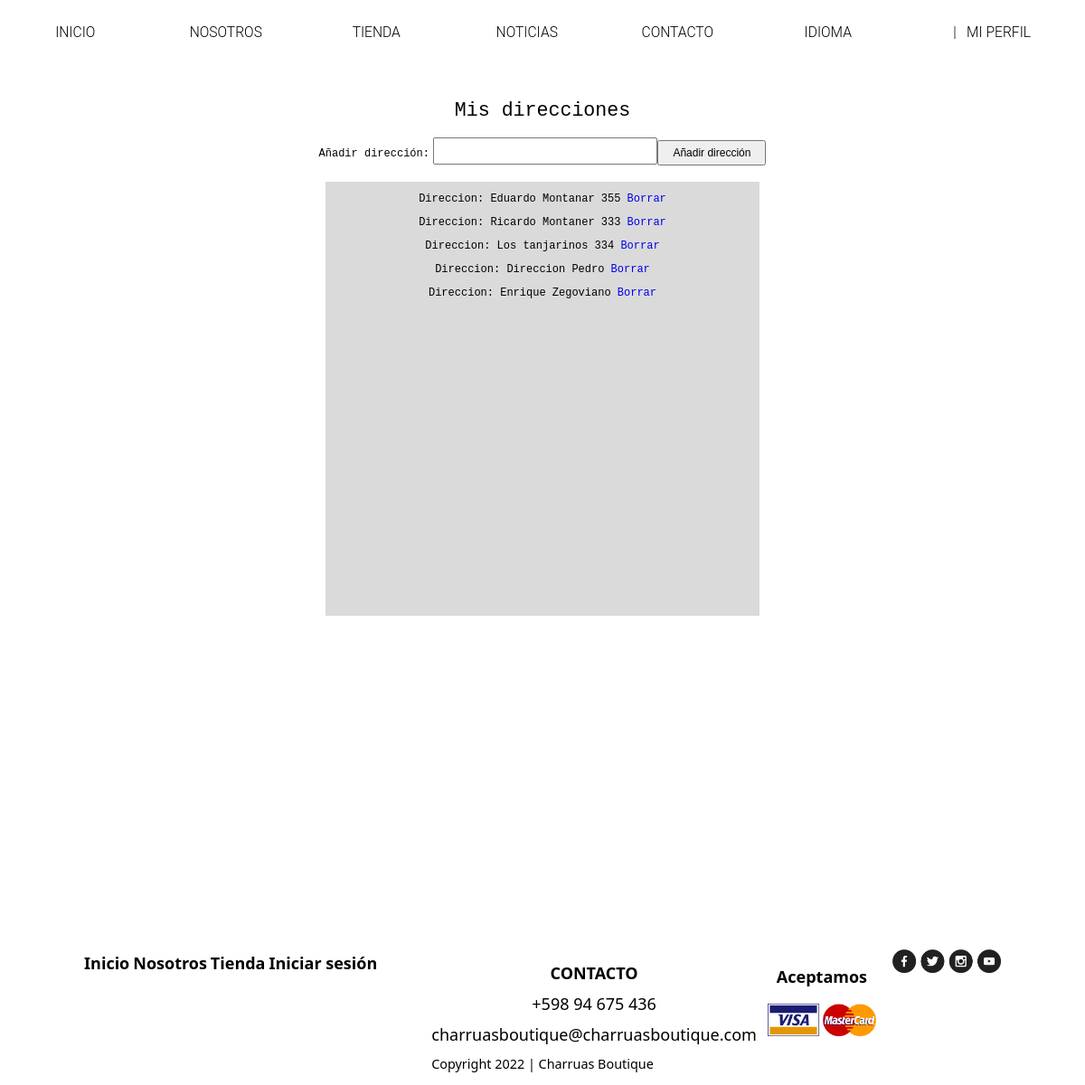
The page /direcciones?uid=12 (signed in) on the database as committed earlier.
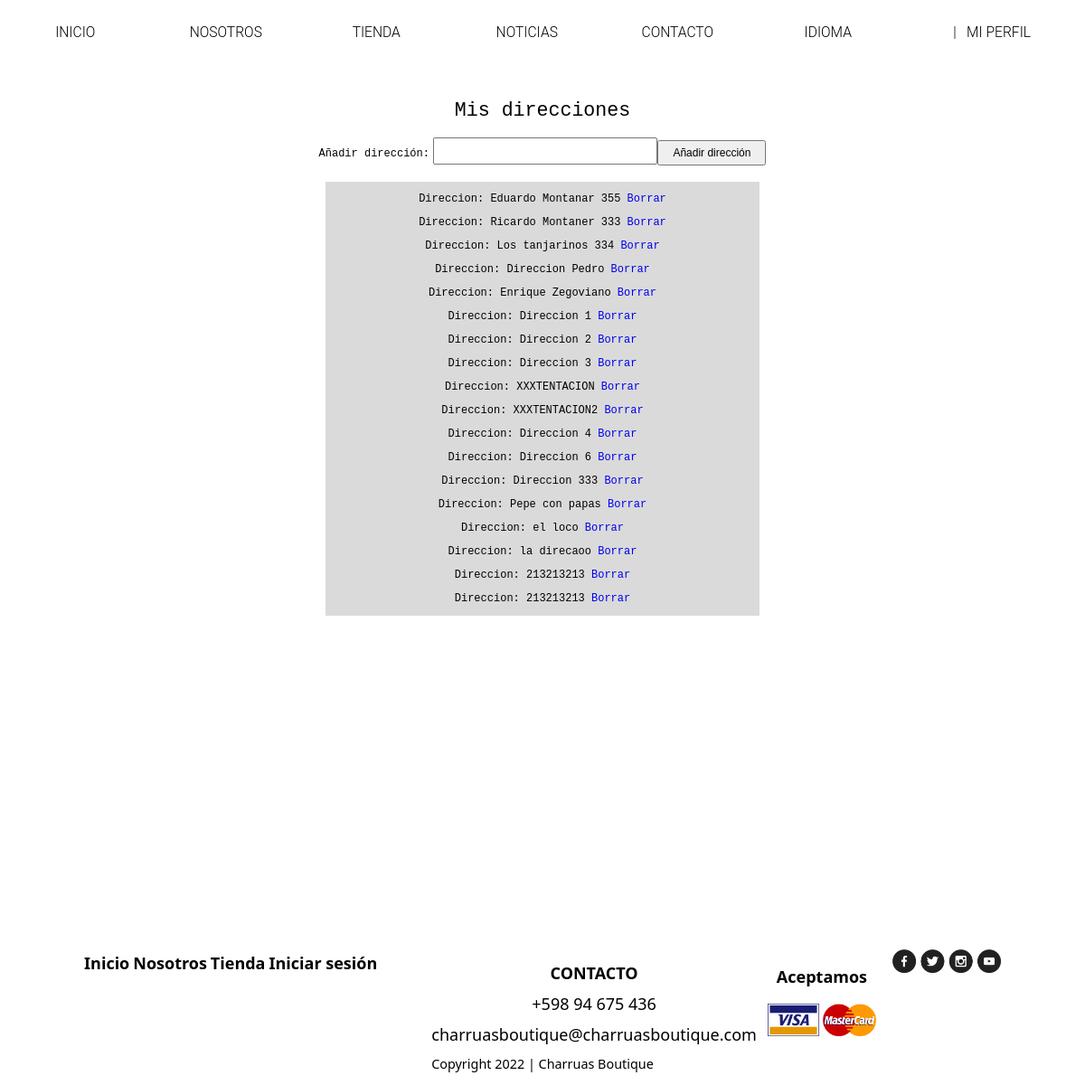
The same page on the database as committed later.
### tables this page shows
CREATE TABLE `USUARIOS_Direcciones` (
  `duid` int(11) NOT NULL,
  `uid` int(11) NOT NULL,
  `direccion` varchar(80) NOT NULL
);

### libs/controller.php (called while the page is built, shortened)
<?php
class Controller
{
    public function loadModel($model)
    {
        $url = 'models/' . ucfirst($model) . '_Model.php';
    }
}

### libs/view.php (called while the page is built, shortened)
<?php
class View
{
    public function render($nombre)
    {
        require 'views/' . $nombre . '.php';
    }
}

### controllers/Direcciones_Controller.php (called while the page is built, shortened)
<?php
class Direcciones_Controller extends controller
{
    public function render()
    {
        $this->view->render('login/direcciones');
    }
}

### index.php (called while the page is built, shortened)
<?php
require 'libs/controller.php';
require 'libs/view.php';
require 'libs/app.php';
$app = new App();

### traduccion/Translate.php (called while the page is built, shortened)
<?php
class Translate
{
    protected static $conf;
    public static function init($locale = null, $path = null)
    {
        self::$conf = new \stdClass;
    }
    private static function setLocale($locale = null)
    {
        isset($locale)
        ? self::$conf->locale = $locale
        : self::$conf->locale = null;
    }
    private static function setDictionary($path = null)
    {
        isset($path)
        ? self::$conf->dictionary = include $path
        : self::$conf->dictionary = null;
    }
    public static function __($phrase)
    {
        if (isset(self::$conf->locale) && isset(self::$conf->dictionary)) {
            return self::$conf->dictionary[$phrase];
        } else {
            return $phrase;
        }
    }
}

### views/login/direcciones.php (the view, shortened to what this page needs)
<?php
require_once 'traduccion/Translate.php';
$existe = False;
require 'libs/connect.php';
if (isset($_SESSION['uid'])) {
    $records = $conn->prepare('SELECT * FROM USUARIOS WHERE uid = :id');
    $records->bindParam(':id', $_SESSION['uid']);
    $records->execute();
    $results = $records->fetch(PDO::FETCH_ASSOC);
    $records = $conn->prepare('SELECT * FROM USUARIOS_Direcciones WHERE uid = :id');
    $records->bindParam(':id', $_SESSION['uid']);
    $records->execute();
    $results = $records->fetchAll(PDO::FETCH_ASSOC);
    $direcciones = null;
    if (count($results) > 0) {
        $direcciones = $results;
        $existe = True;
    }
} else {
    Header('Location: login');
}
?>
<!DOCTYPE html>
<html lang="en">
<head>
    <link rel="stylesheet" href="public/css/login/direcciones.css">
    <link rel="stylesheet" href="public/css/index/headerblack.css">
    <link rel="stylesheet" href="public/css/index/footer.css">
</head>
<body>
<?php
if (($_GET['uid']) == ($_SESSION['uid'])): ?>
  <?php include "views/index/header.php";?>
  <h1 id="title"><?=Translate::__('misdirecciones');?></h1>
  <form action="" method="post" enctype="multipart/form-data" name="form2" id="form2">
  <p>
    <label for="textfield2" class="campo">
    <?=Translate::__('anadirdireccion');?>:</label><br>
      <input type="text" name="direccion" id="textfield" /><input type="submit" name="añadir" value="<?=Translate::__('anadirdireccion');?>" />
    </p>
</form>
    <?php
    if ($existe == true) {
      ?>
    <section id="direcciones"> <?php
    foreach($direcciones as $row){ ?>
        <p><?=Translate::__('direccion');?>: <?php echo $row['direccion'] ?><a href="direcciones?uid=<?php echo $_SESSION['uid'] ?>&borrar=<?php echo $row['duid']; ?>" onclick="return Confirmar (this.form)">&nbsp<?=Translate::__('borrar');?></a>
    <?php }
    ?> </section> <?php }
    ?>
  <?php else: ?>
  <?php header('Location: ../ecommerce');?>
  <?php endif;?>
  <?php include "views/index/footer.php";?>
</body>
</html>

### libs/app.php (shortened to what this page needs)
<?php
class App
{
    public function __construct()
    {
        $url = isset($_GET['url']) ? $_GET['url'] : null;
        $url = rtrim($url, '/');
        $url = explode('/', $url);
        if (empty($url[0])) {
            $archivoController = 'controllers/Index_Controller.php';
            require $archivoController;
            $controller = new Index_Controller();
            $controller->loadModel('index');
            $controller->render();
            return false;
        } else {
            $archivoController = 'controllers/' . ucfirst($url[0]) . '_Controller.php';
        }
        if (file_exists($archivoController)) {
            $controller = new $controllerName();
            $controller->loadModel($url[0]);
            $nparam = sizeof($url);
            if ($nparam > 1) {
                if ($nparam > 2) {
                    $param = [];
                    for ($i = 2; $i < $nparam; $i++) {
                        array_push($param, $url[$i]);
                    }
                    $controller->{$url[1]}($param);
                } else {
                    $controller->{$url[1]}();
                }
            } else {
                $controller->render();
            }
        } else {
            $controller = new Errores_Controller();
        }
    }
}

### views/index/header.php (shortened to what this page needs)
<?php
require_once 'traduccion/Translate.php';
;?>
<nav class="noselect">
  <ul class="main-menu" id="main-menu">
    <li><a href="<?php echo constant('URL'); ?>"><?=Translate::__('inicio');?></a></li>
    <li><a href="<?php echo constant('URL'); ?>nosotros"><?=Translate::__('nosotros');?></a></li>
    <li><a href="<?php echo constant('URL'); ?>carrito/market"><?=Translate::__('tienda');?></a></li>
    <li><a href=""><?=Translate::__('noticias');?></a></li>
    <li><a href=""><?=Translate::__('contacto');?></a></li>
    <li><a id="idioma"><button onclick="mostraridiomas()" class="dropbtnLan"><?=Translate::__('idioma');?></button></a></li>
    <?php if (isset($_SESSION['uid'])): ?>
  <div class="dropdown">
  <li id="miperfil"><button onclick="mostrarmenu()" class="dropbtn">|&nbsp;&nbsp;&nbsp;<?=Translate::__('miperfil');?></button></li>
  </div>
    <?php else: ?>
    <li><a href="<?php echo constant('URL'); ?>login">|&nbsp;&nbsp;&nbsp;<?=Translate::__('login');?></a></li>
    <?php endif;?>
  </ul>
</nav>

### views/index/footer.php (shortened to what this page needs)
<?php
require_once 'traduccion/Translate.php';
;?>
<footer class="footer">
    <div class="links">
      <a href="<?php echo constant('URL'); ?>"><?=Translate::__('inicio');?></a>
      <br>
      <a href="<?php echo constant('URL'); ?>nosotros"><?=Translate::__('nosotros');?></a>
      <br>
      <a href="<?php echo constant('URL'); ?>carrito/market"><?=Translate::__('tienda');?></a>
      <br>
      <a href="<?php echo constant('URL'); ?>login"><?=Translate::__('login');?></a>
    </div>
    <div class="contact">
      <p><?=Translate::__('contacto');?></p>
      <p>+598 94 675 436</p>
      <p>charruasboutique@charruasboutique.com</p>
    </div>
    <p id="copyright">Copyright 2022 | Charruas Boutique</p>
    <div class="weaccept">
      <p><?=Translate::__('aceptamos');?></p>
      <img src="<?php echo constant('URL')?>public/media/cards.png" id="cards">
    </div>
    <img src="<?php echo constant('URL')?>public/media/media.png" id="redes">
</footer>

### public/css/login/direcciones.css (style rules this page uses)
body { box-sizing: border-box; margin: 0; position: relative; padding-bottom: 3em; min-height: 150vh; }
#title { font-family: monospace; font-weight: 300; text-align: center; font-size: 1.8vw; }
form { text-align: center; }
form p { font-size: 1.5vw; }
form input[type="text"] { width: 20vw; height: 3vh; font-size: 1.5vw; }
form input[type="submit"] { width: 10vw; height: 3.5vh; font-size: 1vw; }
form label { font-family: monospace; font-weight: 300; text-align: center; font-size: 1vw; }
#direcciones { margin: 0 auto; overflow-y: scroll; height: 60vh; width: 40%; background-color: #dadada; }
#direcciones p { text-align: center; font-size: 1vw; font-family: monospace; font-weight: 300; }
#direcciones p a { text-decoration: none; }

### public/css/index/headerblack.css (style rules this page uses)
nav { width: 100%; height: 12vh; animation: animateDown 1s forwards; text-transform: uppercase; }
nav a { color: black; text-decoration: none; white-space: nowrap; }
img { max-width: 100%; }
.main-menu { width: 100%; height: 9vh; display: flex; flex-direction: column; overflow-x: hidden; overflow-y: hidden; flex-wrap: nowrap; align-items: center; position: absolute; z-index: 88; margin: 0; padding: 0; transition: transform 0.3s; visibility: hidden; }
@media all and (min-width: 768px) { .main-menu { flex-direction: row; visibility: visible; } }
@media all and (min-width: 768px) { .main-menu li { background: none !important; padding: 1em !important; font-weight: 300 !important; font-size: 1.3vw !important; } }
.main-menu li { background: rgba( 255, 255, 255, 0.9 ); width: 100%; z-index: 99; padding: 5vh 0; text-align: center; float: left; margin: 0 1vw; list-style: none; color: black; font-family: "Roboto", sans-serif; font-weight: 900; font-size: 3vw; }
.dropbtn { all: unset; cursor: pointer; white-space: nowrap; max-width: 100%; }
.dropbtnLan { all: unset; cursor: pointer; white-space: nowrap; max-width: 100%; }
.dropdown { margin-right: 5vw; display: inline-block; width: 100%; }
#idioma { border-top: 0.2vh solid black; cursor: pointer; }
#idioma button { width: auto; height: auto; margin: 0 auto; display: flex; align-items: center; justify-content: center; text-align: center; text-decoration: none; }

### public/css/index/footer.css (style rules this page uses)
.footer { position: absolute; bottom: 0 !important; left: 0 !important; height: 300px; width: 100%; background-color: rgba(255, 255, 255, 0.8); display: flex; justify-content: center; overflow: hidden; }
.footer p, .footer a { text-decoration: none; color: black; font-size: 25px; font-family: "Noto Sans", sans-serif; font-weight: 900; }
.links { align-self: start; justify-self: start; text-align: center; flex-direction: column; line-height: 50px; }
.contact { align-self: start; justify-self: center; text-align: center; margin-left: 100px; line-height: 1em; }
.contact p { font-weight: 300; }
.contact p:first-child { font-weight: 900; }
#copyright { text-align: center; position: absolute; bottom: 0; white-space: nowrap; font-weight: 300; font-size: 18px; }
#redes { width: 200px; margin-left: 100px; justify-self: end; align-self: start; }
.weaccept { justify-self: end; align-self: start; text-align: center; margin-left: 100px; }
.weaccept img { width: 150px; }
@media all and (max-width: 1300px) { .footer p, .footer a { font-size: 1.5vw; } }
@media all and (max-width: 1300px) { .links { line-height: 2.5vw; } }
@media all and (max-width: 1300px) { .contact { margin-left: 5vw; } }
@media all and (max-width: 1300px) { #copyright { font-size: 1.2vw; } }
@media all and (max-width: 1300px) { #redes { width: 10vw; margin-left: 1.5vw; } }
@media all and (max-width: 1300px) { .weaccept { margin-left: 1vw; } }
@media all and (max-width: 1300px) { .weaccept img { width: 10vw; } }
@media all and (max-width: 1300px) { .footer { height: 150px; } }

Rows that differ between the two databases and show on the page:
added usuarios_direcciones: direccion "Direccion 1"
added usuarios_direcciones: direccion "Direccion 2"
added usuarios_direcciones: direccion "Direccion 3"
added usuarios_direcciones: direccion "XXXTENTACION"
added usuarios_direcciones: direccion "XXXTENTACION2"
added usuarios_direcciones: direccion "Direccion 4"
added usuarios_direcciones: direccion "Direccion 6"
added usuarios_direcciones: direccion "Direccion 333"
added usuarios_direcciones: direccion "Pepe con papas"
added usuarios_direcciones: direccion "el loco"
added usuarios_direcciones: direccion "la direcaoo"
added usuarios_direcciones: direccion "213213213"
added usuarios_direcciones: direccion "213213213"
